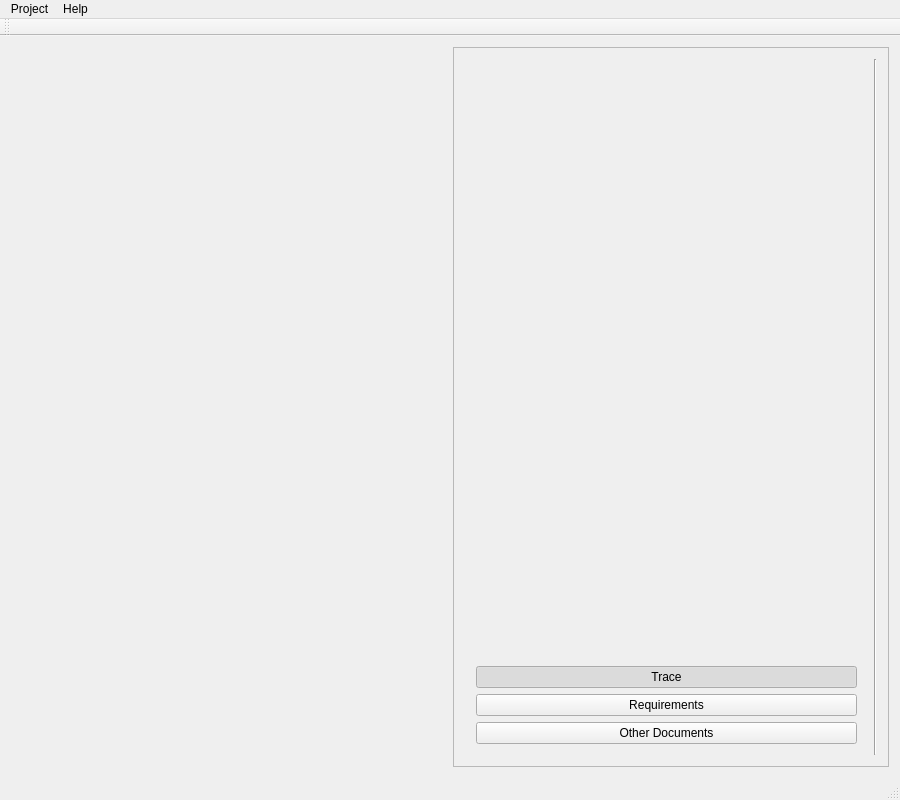
<?xml version="1.0" encoding="UTF-8"?>
<ui version="4.0">
 <class>MainWindow</class>
 <widget class="QMainWindow" name="MainWindow">
  <property name="geometry">
   <rect>
    <x>0</x>
    <y>0</y>
    <width>900</width>
    <height>800</height>
   </rect>
  </property>
  <property name="sizePolicy">
   <sizepolicy hsizetype="Expanding" vsizetype="Expanding">
    <horstretch>0</horstretch>
    <verstretch>0</verstretch>
   </sizepolicy>
  </property>
  <property name="windowTitle">
   <string>xMatrix</string>
  </property>
  <property name="windowIcon">
   <iconset>
    <selectedon>:/icon.png</selectedon>
   </iconset>
  </property>
  <property name="autoFillBackground">
   <bool>true</bool>
  </property>
  <property name="unifiedTitleAndToolBarOnMac">
   <bool>false</bool>
  </property>
  <widget class="QWidget" name="centralWidget">
   <layout class="QHBoxLayout" name="horizontalLayout">
    <item>
     <widget class="QLabel" name="label_2">
      <property name="text">
       <string/>
      </property>
      <property name="pixmap">
       <pixmap resource="resources.qrc">:/logo3.png</pixmap>
      </property>
      <property name="alignment">
       <set>Qt::AlignCenter</set>
      </property>
     </widget>
    </item>
    <item>
     <widget class="QFrame" name="frame">
      <property name="styleSheet">
       <string notr="true"/>
      </property>
      <property name="frameShape">
       <enum>QFrame::StyledPanel</enum>
      </property>
      <property name="frameShadow">
       <enum>QFrame::Raised</enum>
      </property>
      <layout class="QHBoxLayout" name="horizontalLayout_2">
       <item>
        <widget class="QWidget" name="widget" native="true">
         <property name="styleSheet">
          <string notr="true"/>
         </property>
         <layout class="QVBoxLayout" name="verticalLayout_2">
          <item>
           <widget class="QLabel" name="label">
            <property name="text">
             <string/>
            </property>
            <property name="pixmap">
             <pixmap resource="resources.qrc">:/icon2.png</pixmap>
            </property>
           </widget>
          </item>
          <item>
           <spacer name="verticalSpacer_2">
            <property name="orientation">
             <enum>Qt::Vertical</enum>
            </property>
            <property name="sizeHint" stdset="0">
             <size>
              <width>20</width>
              <height>706</height>
             </size>
            </property>
           </spacer>
          </item>
          <item>
           <widget class="QPushButton" name="showTrace">
            <property name="sizePolicy">
             <sizepolicy hsizetype="Minimum" vsizetype="Fixed">
              <horstretch>0</horstretch>
              <verstretch>0</verstretch>
             </sizepolicy>
            </property>
            <property name="text">
             <string>Trace</string>
            </property>
            <property name="checkable">
             <bool>true</bool>
            </property>
            <property name="checked">
             <bool>true</bool>
            </property>
           </widget>
          </item>
          <item>
           <widget class="QPushButton" name="showReq">
            <property name="sizePolicy">
             <sizepolicy hsizetype="Minimum" vsizetype="Fixed">
              <horstretch>0</horstretch>
              <verstretch>0</verstretch>
             </sizepolicy>
            </property>
            <property name="text">
             <string>Requirements</string>
            </property>
            <property name="checkable">
             <bool>true</bool>
            </property>
           </widget>
          </item>
          <item>
           <widget class="QPushButton" name="showEdit">
            <property name="sizePolicy">
             <sizepolicy hsizetype="Minimum" vsizetype="Fixed">
              <horstretch>0</horstretch>
              <verstretch>0</verstretch>
             </sizepolicy>
            </property>
            <property name="text">
             <string>Other Documents</string>
            </property>
            <property name="checkable">
             <bool>true</bool>
            </property>
           </widget>
          </item>
         </layout>
        </widget>
       </item>
       <item>
        <widget class="Line" name="line">
         <property name="orientation">
          <enum>Qt::Vertical</enum>
         </property>
        </widget>
       </item>
      </layout>
     </widget>
    </item>
   </layout>
  </widget>
  <widget class="QMenuBar" name="menuBar">
   <property name="geometry">
    <rect>
     <x>0</x>
     <y>0</y>
     <width>900</width>
     <height>21</height>
    </rect>
   </property>
   <widget class="QMenu" name="menuProject">
    <property name="title">
     <string>Project</string>
    </property>
    <addaction name="actionNew_Project"/>
    <addaction name="actionOpen_Project"/>
    <addaction name="actionSave_Project"/>
    <addaction name="actionClose_Project"/>
   </widget>
   <widget class="QMenu" name="menuHelp">
    <property name="title">
     <string>Help</string>
    </property>
   </widget>
   <addaction name="menuProject"/>
   <addaction name="menuHelp"/>
  </widget>
  <widget class="QToolBar" name="mainToolBar">
   <attribute name="toolBarArea">
    <enum>TopToolBarArea</enum>
   </attribute>
   <attribute name="toolBarBreak">
    <bool>false</bool>
   </attribute>
  </widget>
  <widget class="QStatusBar" name="statusBar"/>
  <action name="actionNew_Project">
   <property name="text">
    <string>New Project</string>
   </property>
  </action>
  <action name="actionOpen_Project">
   <property name="text">
    <string>Open Project</string>
   </property>
  </action>
  <action name="actionSave_Project">
   <property name="text">
    <string>Save Project</string>
   </property>
  </action>
  <action name="actionClose_Project">
   <property name="text">
    <string>Close Project</string>
   </property>
  </action>
 </widget>
 <layoutdefault spacing="6" margin="11"/>
 <resources>
  <include location="resources.qrc"/>
 </resources>
 <connections/>
</ui>
